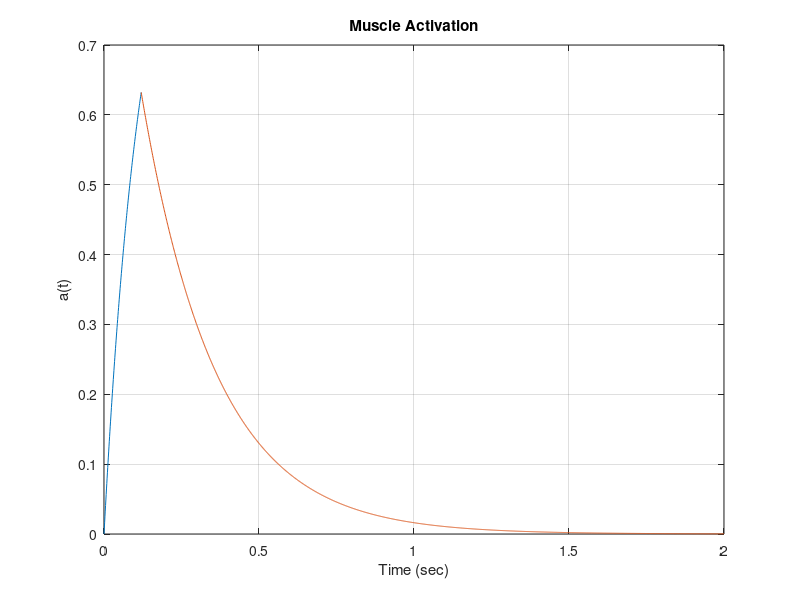

Source code (MATLAB):
clear;
B=0.5;
Tact=0.12;
t1=0:0.001:.12;

at1=1-exp(-t1./Tact);
plot(t1,at1)
hold all
grid on

t2=0.12:.001:2;
at2=1.04219*exp(-t2.*B/Tact);
plot(t2,at2)
title('Muscle Activation')
xlabel('Time (sec)')
ylabel('a(t)')